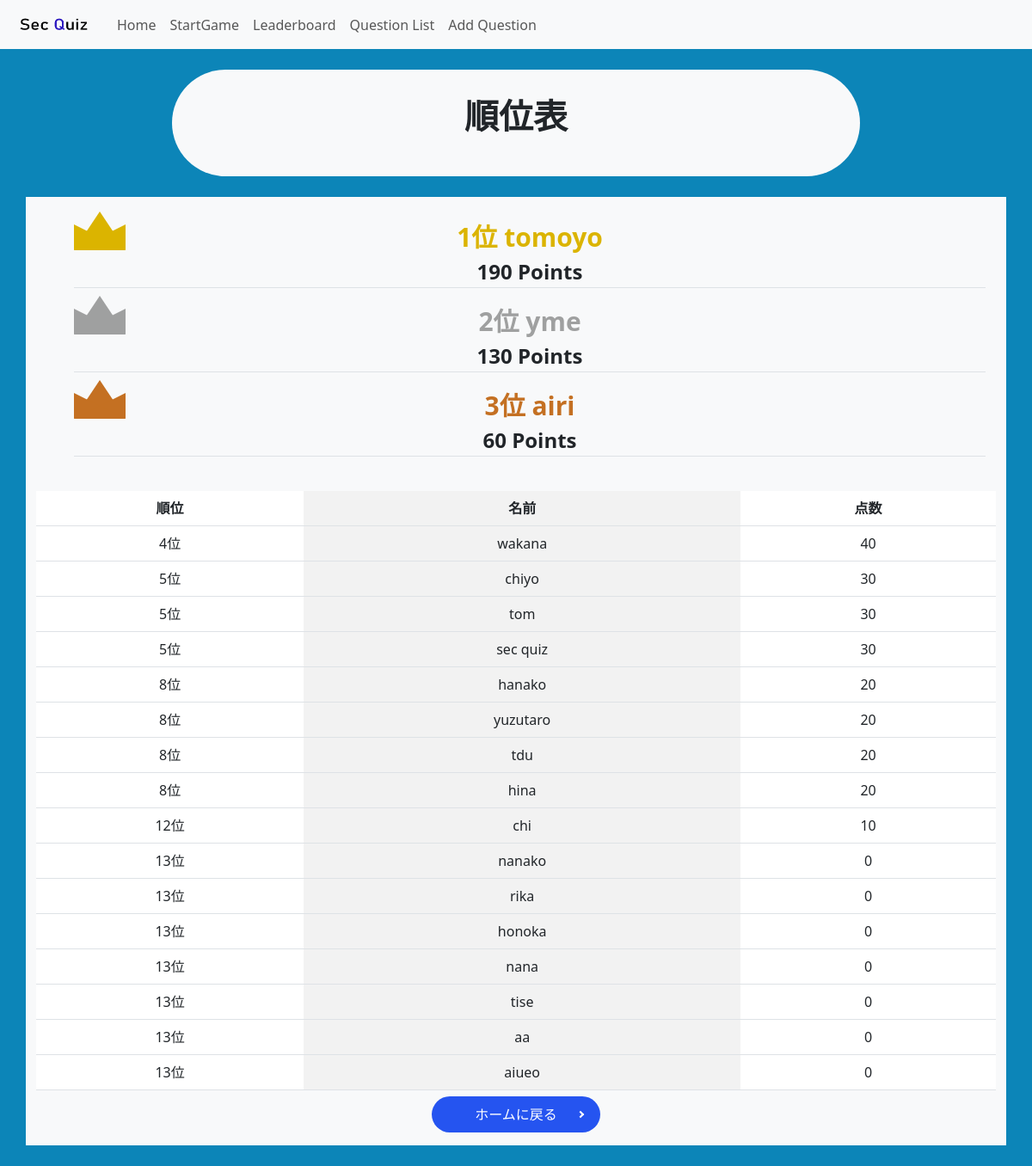
/leaderboard_user, run on an earlier commit of the app's database.
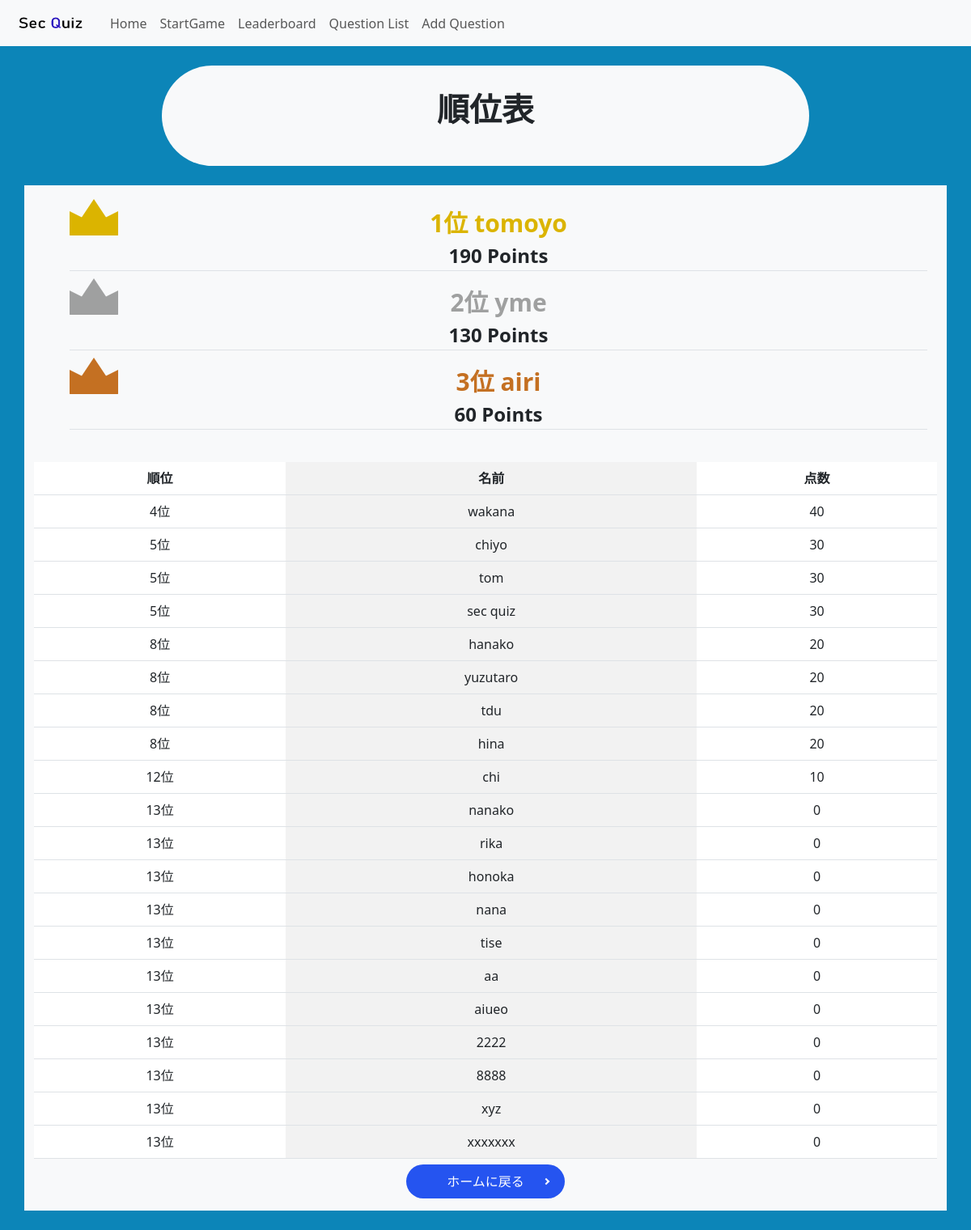
And on a later commit of the database.
### app.py (models this page shows)
class Player(db.Model):
    id = db.Column(db.Integer, primary_key=True)
    name = db.Column(db.String(50), unique=True, nullable=False)
    score = db.Column(db.Integer, default=0)

### app.py (the view)
@app.route("/leaderboard_user")
def leaderboard_user():
    players = Player.query.order_by(Player.score.desc()).all()
    ranked_players = []
    current_rank = 1
    current_score = None
    for player in players:
        if player.score != current_score:
            current_rank = len(ranked_players) + 1
        ranked_players.append((current_rank, player))
        current_score = player.score
    return render_template("user/leaderboard.html", ranked_players=ranked_players)

### templates/user/leaderboard.html (shortened to what this page needs)
{% extends 'base.html' %}
{% block body %}
<link rel="stylesheet" href="../../static/css/background.css">
<link rel="stylesheet" href="../../static/css/yajirusi_button.css">
<link rel="stylesheet" href="../../static/css/leaderboard.css">
<nav class="navbar navbar-expand-lg bg-body-tertiary">
    <div class="container-fluid">
        <a class="navbar-brand" href="/">
            <img src="../../static/image/secquiz_logo.png" alt="Logo" width="100" height="30"
                class="d-inline-block align-text-top">
        </a>
        <div class="collapse navbar-collapse" id="navbarNav">
            <ul class="navbar-nav">
                <li class="nav-item">
                    <a class="nav-link" aria-current="page" href="/user">Home</a>
                </li>
                <li class="nav-item">
                    <a class="nav-link" href="/start_game">StartGame</a>
                </li>
                <li class="nav-item">
                    <a class="nav-link" href="/leaderboard_user">Leaderboard</a>
                </li>
                <li class="nav-item">
                    <a class="nav-link" href="/questions_user">Question List</a>
                </li>
                <li class="nav-item">
                    <a class="nav-link" href="/add_questions_user">Add Question</a>
                </li>
            </ul>
        </div>
    </div>
</nav><br>
<div class="container-sm bg-light rounded-pill" style="width: 800px;"><br>
    <p class="fs-1 fw-bold text-center">順位表</p><br>
</div><br>
<div class="container-sm bg-light text-center" style="width: 1600px;"><br>
    <div class="container-sm fw-bold text-left">
        <ul class="list_crown">
            {% for rank, player in ranked_players[:3] %}
            <li>{{ rank }}位 {{ player.name }}</li>
            <p class="fs-4 border-bottom">{{ player.score }} Points</p>
            {% endfor %}
        </ul>
    </div><br>
    <div class="">
        <table class="table table-striped-columns">
            <tr>
                <th>順位</th>
                <th>名前</th>
                <th>点数</th>
            </tr>
            {% for rank, player in ranked_players[3:] %}
            <tr>
                <td>{{ rank }}位</td>
                <td>{{ player.name }}</td>
                <td>{{ player.score }}</td>
            </tr>
            {% endfor %}
        </table>
    </div>
    <div class="">
        <a href="/user" class="button mb_top">ホームに戻る</a>
    </div><br>
</div><br>
{% endblock %}

What changed in the data, as far as the page shows it:
added Player: rank "13", name "2222", score "0"
added Player: rank "13", name "8888", score "0"
added Player: rank "13", name "xyz", score "0"
added Player: rank "13", name "xxxxxxx", score "0"
